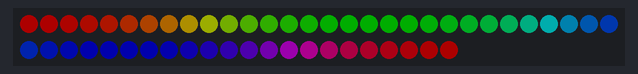
Bench run of a sketch on a simulated ATtiny85, built with avr-gcc and run on an emulated ATtiny85. On the bench: 52 RGB LEDs in strip order, left to right, continuing on the next row. Dim RGB values are drawn brighter than linear.

Above: at 0.2 s.
At 5.1 s:
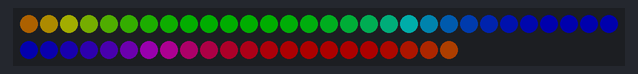
At 9.99 s:
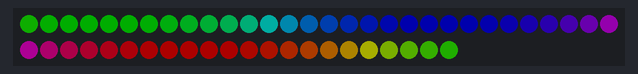
At 19.92 s:
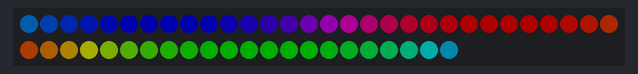
At 29.86 s:
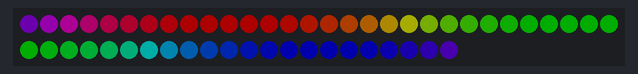
At 39.79 s:
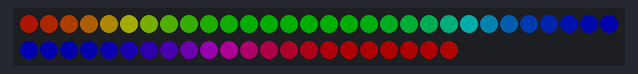

The sketch:

Pong_LED.ino
```cpp
#include <Adafruit_NeoPixel.h>
#ifdef __AVR__
 #include <avr/power.h> // Required for 16 MHz Adafruit Trinket
#endif

// Which pin on the Arduino is connected to the NeoPixels?
// On a Trinket or Gemma we suggest changing this to 1:
#define LED_PIN    5

// How many NeoPixels are attached to the Arduino?
#define LED_COUNT 52

// Declare our NeoPixel strip object:
Adafruit_NeoPixel strip(LED_COUNT, LED_PIN, NEO_GRB + NEO_KHZ800);

void setup() {
  // These lines are specifically to support the Adafruit Trinket 5V 16 MHz.
  // Any other board, you can remove this part (but no harm leaving it):
#if defined(__AVR_ATtiny85__) && (F_CPU == 16000000)
  clock_prescale_set(clock_div_1);
#endif
  // END of Trinket-specific code.

  strip.begin();           // INITIALIZE NeoPixel strip object (REQUIRED)
  strip.show();            // Turn OFF all pixels ASAP
  strip.setBrightness(50); // Set BRIGHTNESS to about 1/5 (max = 255)
}


// loop() function -- runs repeatedly as long as board is on ---------------

void loop() {
  rainbow(10);             // Flowing rainbow cycle along the whole strip
}


void rainbow(int wait) {
  for(long firstPixelHue = 0; firstPixelHue < 5*65536; firstPixelHue += 256) {
    for(int i=0; i<strip.numPixels(); i++) {

      int pixelHue = firstPixelHue + (i * 65536L / strip.numPixels());

      strip.setPixelColor(i, strip.gamma32(strip.ColorHSV(pixelHue)));
    }
    strip.show(); // Update strip with new contents
    delay(wait);  // Pause for a moment
  }
}
```
